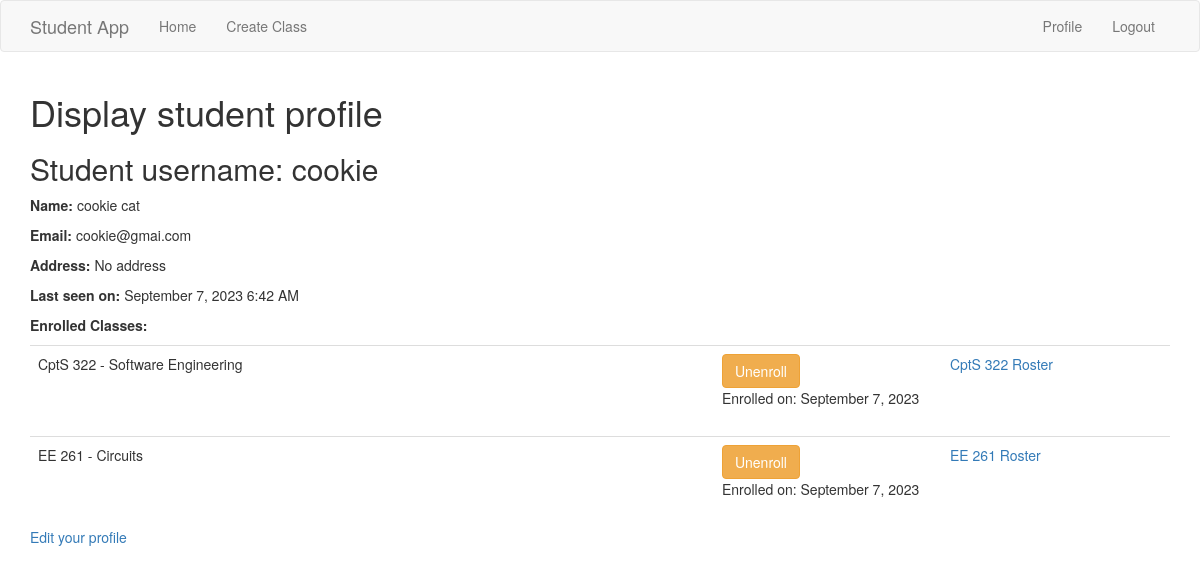
The page /display_profile (signed in) on the database its author committed.
### app/Model/models.py (models this page shows, shortened)
class Student(UserMixin, db.Model):
    id = db.Column(db.Integer, primary_key = True)
    username = db.Column(db.String(64), unique = True, index = True)
    password_hash = db.Column(db.String(128))
    firstname = db.Column(db.String(100))
    lastname = db.Column(db.String(100))
    address = db.Column(db.String(200))
    email = db.Column(db.String(120), unique = True, index = True)
    last_seen = db.Column(db.DateTime, default = datetime.utcnow)
    classes = db.relationship('Enrolled', back_populates = 'studentenrolled')
    majorsofstudent = db.relationship('StudentMajor', back_populates='_student')
    def is_enrolled(self,newclass):
        return (Enrolled.query.filter_by(studentid=self.id,).filter_by(classid=newclass.id).count() > 0)
    def enrolledCourses(self):
        return self.classes
    def getEnrollmentDate(self, theclass):
        if self.is_enrolled(theclass):
            return Enrolled.query.filter_by(studentid=self.id,).filter_by(classid=theclass.id).first().enrolldate
        else:
            return None

class Class(db.Model):
    id = db.Column(db.Integer, primary_key=True)
    coursenum = db.Column(db.String(3))
    title = db.Column(db.String(150))
    major = db.Column(db.String(20), db.ForeignKey('major.name'))
    roster = db.relationship('Enrolled', back_populates="classenrolled")

class Enrolled(db.Model):
    studentid = db.Column(db.Integer, db.ForeignKey('student.id'), primary_key=True)
    classid = db.Column(db.Integer, db.ForeignKey('class.id'), primary_key=True)
    enrolldate = db.Column(db.DateTime, default=datetime.utcnow)
    studentenrolled = db.relationship('Student')
    classenrolled = db.relationship('Class')

### app/Controller/routes.py (the view)
@routes_blueprint.route('/display_profile', methods=['GET'])
@login_required
def display_profile():
    return render_template('display_profile.html', title='Display Profile', student=current_user)

### app/Model/models.py (called while the page is built)
@login.user_loader
def load_user(id):
    return Student.query.get(int(id))

### studentApp.py (called while the page is built, shortened)
@app.before_request
def initDB(*args, **kwargs):
    if app.got_first_request:
        db.create_all()

@app.before_request
def before_request():
    if current_user.is_authenticated:
        current_user.last_seen = datetime.utcnow()
        db.session.add(current_user)
        db.session.commit()

### app/View/templates/display_profile.html
{% extends "base.html" %}
{% block app_content %}
    <h1> Display student profile </h1>
    <h2> Student username: {{student.username}}</h2>
    <p> <b>Name:</b> {{student.firstname}} {{student.lastname}}</p>
    <p> <b>Email:</b> {{student.email}}</p>
    <p> <b>Address:</b> {%if student.address%} {{student.address}} {% else %} No address {% endif %}</p>
    <p> <b>Last seen on:</b> {{moment(student.last_seen).format('LLL') }}</p>
    {% if student.enrolledCourses() %}
        <p><b>Enrolled Classes:</b></p>
        {% for enrollment in student.enrolledCourses() %}
            {% set class = enrollment.classenrolled  %}
            {% include '_class.html' %}
        {% endfor %}
    {% endif %}
    {% if student == current_user %}
        <p><a href="{{url_for('routes.edit_profile') }}">Edit your profile</a></p>
    {% endif %}
{% endblock %}

### app/View/templates/_class.html
<table class="table table-hover">
    <tr valgin = "center">
            <td width = "60%"> {{class.major}} {{ class.coursenum}}  - {{class.title}} </td>
            <td width = "20%">
                {% if current_user.is_enrolled(class) == False %}
                    <form action="{{url_for('routes.enroll',classid=class.id)}}", method="post">
                        <input type="submit" value="Enroll" class="btn btn-success">
                    </form>
                {% else %}
                    <form action="{{url_for('routes.unenroll',classid=class.id)}}", method="post">
                        <input type="submit" value="Unenroll" class="btn btn-warning">
                    </form>
                    Enrolled on: {{ moment(current_user.getEnrollmentDate(class)).format('LL')}}
                {% endif %}
            </td>
            <td width = "20%">
                <a href="{{url_for('routes.roster',classid=class.id)}}"> {{class.major}} {{ class.coursenum}} Roster </a>
            </td>
    </tr>
</table>

### rows shown on the page
Student: username "cookie", firstname "cookie", lastname "cat", email "cookie@gmai.com", last_seen "September 7, 2023 6:42 AM"
Enrolled: enrolldate "September 7, 2023"
Class: major "CptS", coursenum "322", title "Software Engineering"
Enrolled: enrolldate "September 7, 2023"
Class: major "EE", coursenum "261", title "Circuits"
